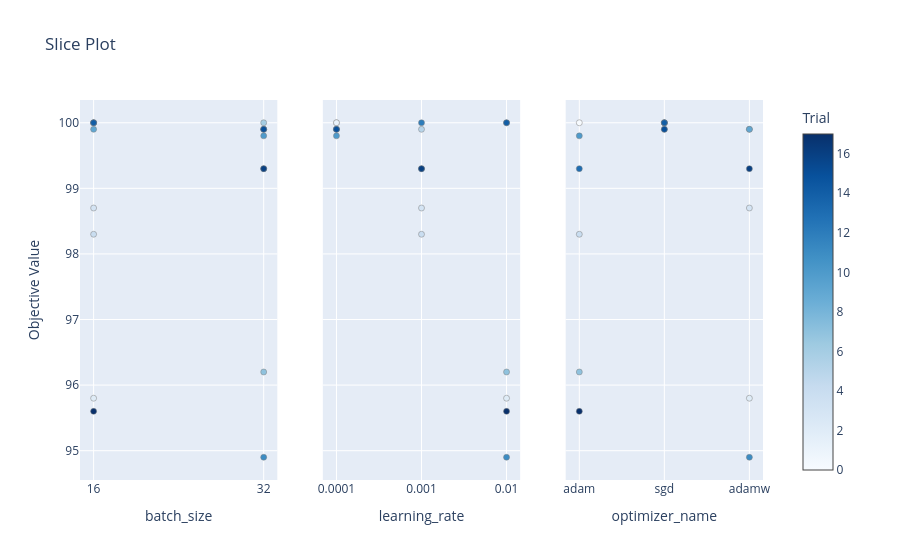

Notebook code cell kept with this figure:
### Code cell
plot_slice(study=study)

### Figure 1 — Plotly figure (JSON) as saved in the notebook; plotly's stock layout.template omitted (floating-point values rounded to 4 significant figures)
{"data": [{"marker": {"color": [0, 1, 2, 3, 4, 5, 6, 7, 8, 9, 10, 11, 12, 13, 14, 15, 16, 17], "colorbar": {"title": {"text": "Trial"}, "x": 1, "xpad": 40}, "colorscale": [[0, "rgb(247,251,255)"], [0.125, "rgb(222,235,247)"], [0.25, "rgb(198,219,239)"], [0.375, "rgb(158,202,225)"], [0.5, "rgb(107,174,214)"], [0.625, "rgb(66,146,198)"], [0.75, "rgb(33,113,181)"], [0.875, "rgb(8,81,156)"], [1, "rgb(8,48,107)"]], "line": {"color": "Grey", "width": 0.5}, "showscale": true}, "mode": "markers", "name": "Feasible Trial", "showlegend": false, "type": "scatter", "x": [16, 16, 16, 16, 16, 32, 32, 32, 32, 16, 32, 32, 16, 32, 16, 32, 32, 16], "xaxis": "x", "y": [100, 100, 95.8, 98.7, 98.3, 99.9, 100, 96.2, 99.9, 99.9, 99.8, 94.9, 100, 99.3, 100, 99.9, 99.3, 95.6], "yaxis": "y"}, {"marker": {"color": [0, 1, 2, 3, 4, 5, 6, 7, 8, 9, 10, 11, 12, 13, 14, 15, 16, 17], "colorbar": {"title": {"text": "Trial"}, "x": 1, "xpad": 40}, "colorscale": [[0, "rgb(247,251,255)"], [0.125, "rgb(222,235,247)"], [0.25, "rgb(198,219,239)"], [0.375, "rgb(158,202,225)"], [0.5, "rgb(107,174,214)"], [0.625, "rgb(66,146,198)"], [0.75, "rgb(33,113,181)"], [0.875, "rgb(8,81,156)"], [1, "rgb(8,48,107)"]], "line": {"color": "Grey", "width": 0.5}, "showscale": false}, "mode": "markers", "name": "Feasible Trial", "showlegend": false, "type": "scatter", "x": [0.0001, 0.0001, 0.01, 0.001, 0.001, 0.001, 0.01, 0.01, 0.0001, 0.0001, 0.0001, 0.01, 0.001, 0.001, 0.01, 0.0001, 0.001, 0.01], "xaxis": "x2", "y": [100, 100, 95.8, 98.7, 98.3, 99.9, 100, 96.2, 99.9, 99.9, 99.8, 94.9, 100, 99.3, 100, 99.9, 99.3, 95.6], "yaxis": "y2"}, {"marker": {"color": [0, 1, 2, 3, 4, 5, 6, 7, 8, 9, 10, 11, 12, 13, 14, 15, 16, 17], "colorbar": {"title": {"text": "Trial"}, "x": 1, "xpad": 40}, "colorscale": [[0, "rgb(247,251,255)"], [0.125, "rgb(222,235,247)"], [0.25, "rgb(198,219,239)"], [0.375, "rgb(158,202,225)"], [0.5, "rgb(107,174,214)"], [0.625, "rgb(66,146,198)"], [0.75, "rgb(33,113,181)"], [0.875, "rgb(8,81,156)"], [1, "rgb(8,48,107)"]], "line": {"color": "Grey", "width": 0.5}, "showscale": false}, "mode": "markers", "name": "Feasible Trial", "showlegend": false, "type": "scatter", "x": ["adam", "sgd", "adamw", "adamw", "adam", "sgd", "sgd", "adam", "adamw", "adamw", "adam", "adamw", "sgd", "adam", "sgd", "sgd", "adamw", "adam"], "xaxis": "x3", "y": [100, 100, 95.8, 98.7, 98.3, 99.9, 100, 96.2, 99.9, 99.9, 99.8, 94.9, 100, 99.3, 100, 99.9, 99.3, 95.6], "yaxis": "y3"}], "layout": {"title": {"text": "Slice Plot"}, "xaxis": {"anchor": "y", "categoryarray": [16, 32], "categoryorder": "array", "domain": [0, 0.2889], "title": {"text": "batch_size"}, "type": "category"}, "xaxis2": {"anchor": "y2", "categoryarray": [0.0001, 0.001, 0.01], "categoryorder": "array", "domain": [0.3556, 0.6444], "title": {"text": "learning_rate"}, "type": "category"}, "xaxis3": {"anchor": "y3", "categoryarray": ["adam", "sgd", "adamw"], "categoryorder": "array", "domain": [0.7111, 1], "title": {"text": "optimizer_name"}, "type": "category"}, "yaxis": {"anchor": "x", "domain": [0, 1], "title": {"text": "Objective Value"}}, "yaxis2": {"anchor": "x2", "domain": [0, 1], "matches": "y", "showticklabels": false}, "yaxis3": {"anchor": "x3", "domain": [0, 1], "matches": "y", "showticklabels": false}}}
